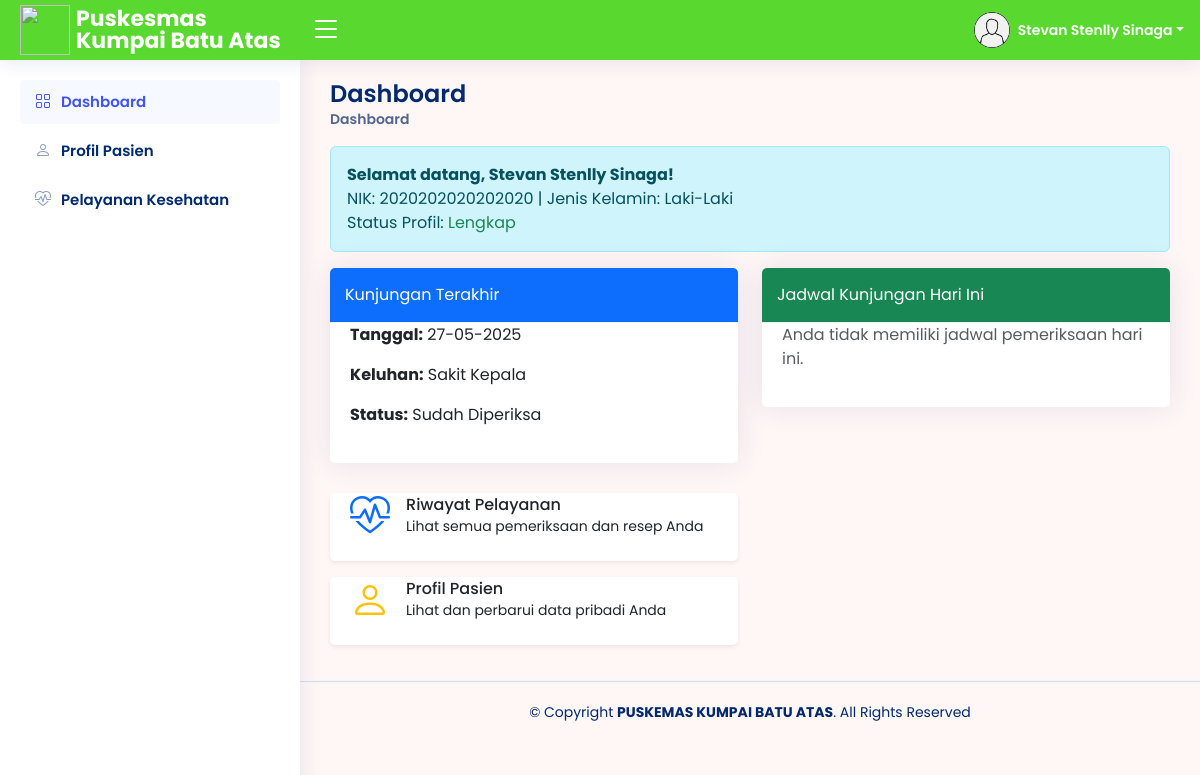
The app's page /pasien/Dashboard/index.php (signed in) with its own data.
### tables this page shows
CREATE TABLE `pasien` (
  `nik_pasien` bigint(20) NOT NULL,
  `bpjs` varchar(50) NOT NULL,
  `rm` int(10) NOT NULL,
  `nama_pasien` varchar(100) NOT NULL,
  `foto_pasien` text DEFAULT 'default.png',
  `jk_pasien` enum('','Laki-Laki','Perempuan') NOT NULL,
  `agama_pasien` enum('','Islam','Kristen','Katolik','Hindu','Buddha','Khonghucu') NOT NULL,
  `status_pernikahan_pasien` enum('','Sudah Menikah','Belum Menikah','Janda/Duda') NOT NULL,
  `alamat_pasien` varchar(100) NOT NULL,
  `no_hp_pasien` varchar(50) NOT NULL,
  `password_pasien` varchar(50) NOT NULL,
  `pekerjaan_pasien` varchar(100) NOT NULL,
  `riwayat_alergi_pasien` varchar(100) NOT NULL,
  `tinggi_badan` varchar(10) NOT NULL,
  `lingkar_perut` varchar(10) NOT NULL,
  `lingkar_kepala` varchar(10) NOT NULL,
  `lingkar_dada` varchar(10) NOT NULL,
  `berat_badan` varchar(10) NOT NULL,
  `tempat_lahir_pasien` varchar(50) NOT NULL,
  `tgl_lahir_pasien` date NOT NULL
);

CREATE TABLE `rekam_medis` (
  `id_rm` bigint(20) NOT NULL,
  `id_ruang` bigint(20) NOT NULL,
  `nip_petugas` bigint(20) NOT NULL,
  `nik_pasien` bigint(20) NOT NULL,
  `tgl_pemeriksaan` date NOT NULL,
  `waktu_pemeriksaan` time NOT NULL DEFAULT current_timestamp(),
  `sakit` varchar(100) NOT NULL,
  `nyeri_telan` enum('','Ya','Tidak') NOT NULL,
  `demam` enum('','Ya','Tidak') NOT NULL,
  `batuk` enum('','Ya','Tidak') NOT NULL,
  `pilek` enum('','Ya','Tidak') NOT NULL,
  `tekanan_darah` varchar(100) NOT NULL,
  `nadi` varchar(100) NOT NULL,
  `siklus_nafas` varchar(100) NOT NULL,
  `suhu_badan` varchar(100) NOT NULL,
  `resiko_jatuh` enum('','Ya','Tidak') NOT NULL,
  `keterangan_screening` varchar(100) NOT NULL,
  `status_screening` varchar(50) DEFAULT 'Belum Diperiksa',
  `status_dokter` varchar(50) DEFAULT 'Belum Diperiksa',
  `nip_dokter` bigint(20) NOT NULL,
  `ICD_10` varchar(50) NOT NULL,
  `nama_penyakit` varchar(100) NOT NULL,
  `keterangan_hasil` varchar(200) NOT NULL,
  `umur` int(10) NOT NULL
);

### pasien/Dashboard/index.php (the view, shortened to what this page needs)
<?php
include "../../koneksi.php";
$nik_pasien = $_SESSION['pasien_nik'];
$queryPasien = mysqli_query($conn, "SELECT * FROM pasien WHERE nik_pasien='$nik_pasien'");
$dataPasien = mysqli_fetch_assoc($queryPasien);
$jadwalHariIni = mysqli_query($conn, "
  SELECT * FROM rekam_medis
  WHERE nik_pasien = '$nik_pasien'
    AND tgl_pemeriksaan = CURDATE()
  ORDER BY waktu_pemeriksaan ASC
  LIMIT 1
");
$dataJadwal = mysqli_fetch_assoc($jadwalHariIni);
?>
<!DOCTYPE html>
<html lang="id">
<head>
  <?php include '../link.php'; ?>
</head>
<body>
  <?php include '../header.php';
  include '../siderbar.php'; ?>
  <main id="main" class="main">
    <div class="pagetitle">
      <h1>Dashboard</h1>
      <nav>
        <ol class="breadcrumb">
          <li class="breadcrumb-item active">Dashboard</li>
        </ol>
      </nav>
    </div>
    <section class="section dashboard">
      <div class="row">
        <div class="col-12">
          <div class="alert alert-info">
            <strong>Selamat datang, <?= htmlspecialchars($dataPasien['nama_pasien']) ?>!</strong><br>
            NIK: <?= $dataPasien['nik_pasien'] ?> | Jenis Kelamin: <?= $dataPasien['jk_pasien'] ?><br>
            Status Profil: <?= empty($dataPasien['alamat_pasien']) ? '<span class="text-danger">Belum Lengkap</span>' : '<span class="text-success">Lengkap</span>' ?>
          </div>
        </div>
      </div>
      <div class="row">
        <?php
        $queryLast = mysqli_query($conn, "SELECT * FROM rekam_medis WHERE nik_pasien='$nik_pasien' ORDER BY tgl_pemeriksaan DESC LIMIT 1");
        $lastVisit = mysqli_fetch_assoc($queryLast);
        ?>
        <div class="col-md-6">
          <div class="card">
            <div class="card-header bg-primary text-white">Kunjungan Terakhir</div>
            <div class="card-body">
              <?php if ($lastVisit): ?>
                <p><strong>Tanggal:</strong> <?= date('d-m-Y', strtotime($lastVisit['tgl_pemeriksaan'])) ?></p>
                <p><strong>Keluhan:</strong> <?= htmlspecialchars($lastVisit['sakit']) ?></p>
                <p><strong>Status:</strong> <?= $lastVisit['status_dokter'] ?></p>
              <?php else: ?>
                <p class="text-muted">Belum ada riwayat pemeriksaan.</p>
              <?php endif; ?>
            </div>
          </div>
        </div>
        <div class="col-md-6">
          <div class="card">
            <div class="card-header bg-success text-white">Jadwal Kunjungan Hari Ini</div>
            <div class="card-body">
              <?php if ($dataJadwal): ?>
                <p><strong>Tanggal:</strong> <?= date('d-m-Y', strtotime($dataJadwal['tgl_pemeriksaan'])) ?></p>
                <p><strong>Status:</strong>
                  <?php
                  if ($dataJadwal['status_dokter'] === 'Sudah Diperiksa') {
                    echo "<span class='text-success'>Selesai</span>";
                  } else {
                    echo "<span class='text-warning'>Menunggu Pemeriksaan</span>";
                  }
                  ?>
                </p>
                <?php if ($dataJadwal['status_dokter'] !== 'Sudah Diperiksa'): ?>
                  <form action="batalkan_kunjungan.php" method="POST" onsubmit="return confirm('Yakin ingin membatalkan jadwal kunjungan hari ini?');">
                    <input type="hidden" name="id_rm" value="<?= $dataJadwal['id_rm'] ?>">
                    <button type="submit" class="btn btn-danger btn-sm mt-2">
                      <i class="bi bi-x-circle"></i> Batalkan Jadwal
                    </button>
                  </form>
                <?php endif; ?>
              <?php else: ?>
                <p class="text-muted">Anda tidak memiliki jadwal pemeriksaan hari ini.</p>
              <?php endif; ?>
            </div>
          </div>
        </div>
        <div class="col-md-6">
          <div class="row">
            <div class="col-12">
              <div class="card card-quicklink shadow-sm mb-3">
                <div class="card-body d-flex align-items-center">
                  <i class="bi bi-heart-pulse display-6 me-3 text-primary"></i>
                  <div>
                    <a href="../Pelayanan_Kesehatan/pelayanan_kesehatan.php">
                      <h6 class="mb-0">Riwayat Pelayanan</h6>
                      <small>Lihat semua pemeriksaan dan resep Anda</small>
                    </a>
                  </div>
                </div>
              </div>
              <div class="card card-quicklink shadow-sm mb-3">
                <div class="card-body d-flex align-items-center">
                  <i class="bi bi-person display-6 me-3 text-warning"></i>
                  <div>
                    <a href="../Profil_Pasien/users-profile.php">
                      <h6 class="mb-0">Profil Pasien</h6>
                      <small>Lihat dan perbarui data pribadi Anda</small>
                    </a>
                  </div>
                </div>
              </div>
            </div>
          </div>
        </div>
      </div>
    </section>
  </main>
  <?php include '../footer.php'; ?>
</body>
</html>

### pasien/header.php (shortened to what this page needs)
<header id="header" class="header fixed-top d-flex align-items-center">
  <div class="d-flex align-items-center justify-content-between">
    <a href="index.php" class="logo d-flex align-items-center">
      <img src="../img/logo_pkm.jpg" width="50" height="50">
      <span class="d-none d-lg-block">Puskesmas Kumpai Batu Atas</span>
    </a>
    <i class="bi bi-list toggle-sidebar-btn collapsed"></i>
  </div>
  <nav class="header-nav ms-auto">
    <?php
    $nik_pas = $_SESSION['pasien_nik'];
    $tampilpasien = mysqli_query($conn, "SELECT * FROM pasien WHERE nik_pasien='$nik_pas'");
    $data = mysqli_fetch_array($tampilpasien);
    ?>
    <ul class="d-flex align-items-center">
      <li class="nav-item dropdown pe-3">
        <a class="nav-link nav-profile d-flex align-items-center pe-0" href="#" data-bs-toggle="dropdown">
          <img src="../../adm/Kelola_Pasien/img/<?php echo $data['foto_pasien'] ?? 'default.png'; ?>" alt="<?php echo $data['foto_pasien'] ?? 'default.jpg'; ?>" class="rounded-circle">
          <span class="d-none d-md-block dropdown-toggle ps-2"><?php echo $data['nama_pasien']; ?></span>
        </a>
      </li>
    </ul>
</header>

### pasien/assets/css/style5.css (style rules this page uses)
:root { scroll-behavior: smooth; }
body { font-family: "Open Sans", sans-serif; background: #fff6f6; color: #444444; }
a { color: #4154f1; text-decoration: none; }
h1, h2, h3, h4, h5, h6 { font-family: "Nunito", sans-serif; }
#main { margin-top: 60px; padding: 20px 30px; transition: all 0.3s; }
.pagetitle { margin-bottom: 10px; }
.pagetitle h1 { font-size: 24px; margin-bottom: 0; font-weight: 600; color: #012970; }
.card { margin-bottom: 30px; border: none; border-radius: 5px; box-shadow: 0px 0 30px rgba(1, 41, 112, 0.1); }
.card-header, .card-footer { border-color: #ebeef4; background-color: #ffffff; color: #798eb3; padding: 15px; }
.card-body { padding: 0 20px 20px 20px; }
.breadcrumb { font-size: 14px; font-family: "Nunito", sans-serif; color: #899bbd; font-weight: 600; }
.breadcrumb .breadcrumb-item::before { color: #899bbd; }
.breadcrumb .active { color: #51678f; font-weight: 600; }
.logo { line-height: 1; }
@media (min-width: 1200px) { .logo { width: 280px; } }
.logo img { margin-right: 6px; }
.logo span { font-size: 22px; font-weight: 700; color: #ffffff; font-family: "Nunito", sans-serif; }
.header { transition: all 0.5s; z-index: 997; height: 60px; box-shadow: 0px 2px 20px rgba(1, 41, 112, 0.1); background-color: #59d82f; padding-left: 20px; }
.header .toggle-sidebar-btn { font-size: 32px; padding-left: 10px; cursor: pointer; color: #ffffff; }
.header-nav ul { list-style: none; }
.header-nav>ul { margin: 0; padding: 0; }
.header-nav .nav-profile { color: #ffffff; }
.header-nav .nav-profile img { max-height: 36px; }
.header-nav .nav-profile span { font-size: 14px; font-weight: 600; }
@media (min-width: 1200px) { #main, #footer { margin-left: 300px; } }
body, h1, h2, h3, h4, h5, h6, p, a, span, td, th, label, input, button, select, .breadcrumb, .card-title, .card-text { font-family: 'Poppins', sans-serif !important; }

### pasien/Dashboard/index.php (style rules this page uses)
.card-quicklink a { text-decoration: none; color: inherit; }

### records on screen
pasien: foto_pasien (picture), nama_pasien "Stevan Stenlly Sinaga", nik_pasien "2020202020202020", jk_pasien "Laki-Laki"
rekam_medis: tgl_pemeriksaan "27-05-2025", sakit "Sakit Kepala", status_dokter "Sudah Diperiksa"
